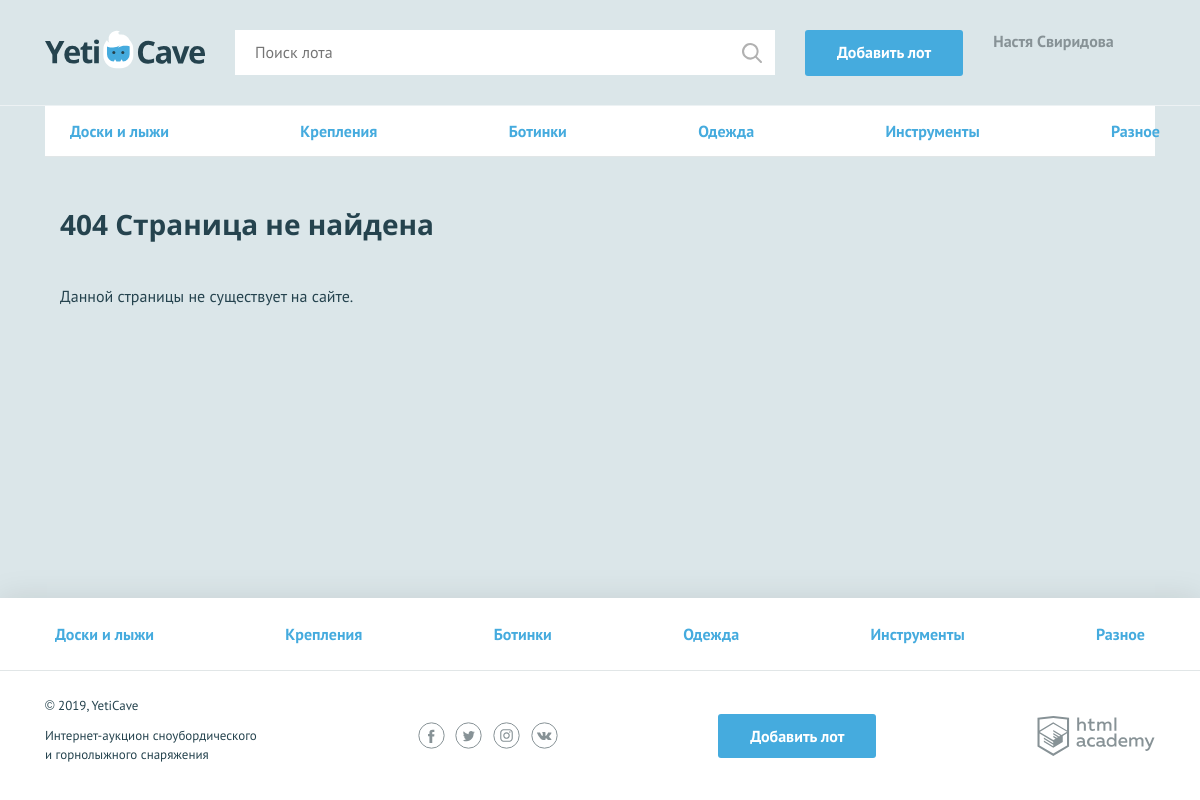
Screenshot of /lot.php with the database file from the repository.
### tables this page shows
CREATE TABLE categories (
    id INT AUTO_INCREMENT PRIMARY KEY,
    name CHAR(255),
    image_path CHAR(255)
);

### functions.php (called while the page is built, shortened)
<?php
function include_template($name, $data) {
    $name = 'templates/' . $name;
    extract($data);
    require $name;
    $result = ob_get_clean();
    return $result;
};
?>

### data.php (called while the page is built, shortened)
<?php
$user_name = 'Настя Свиридова';
$is_auth = rand(0, 1);
$con = mysqli_connect("localhost", "root", "", "randall_625979_yeticave");
mysqli_set_charset($con, "utf8");
$sql_get_cats = 'SELECT * FROM categories;';
$cat_result = mysqli_query($con, $sql_get_cats);
if ($cat_result) {
    $categories = mysqli_fetch_all($cat_result, MYSQLI_ASSOC);
}
?>

### templates/404.php (the view)
<nav class="nav">
    <ul class="nav__list container">
        <?php foreach ($categories as $index): ?>
            <li class="nav__item">
                <a href="pages/all-lots.html"><?=$index['name']; ?></a>
            </li>
        <?php endforeach; ?>
    </ul>
</nav>
<section class="lot-item container">
    <h2>404 Страница не найдена</h2>
    <p>Данной страницы не существует на сайте.</p>
</section>

### templates/layout.php (shortened to what this page needs)
<!DOCTYPE html>
<html lang="ru">
<head>
    <link href="css/normalize.min.css" rel="stylesheet">
    <link href="css/style.css" rel="stylesheet">
</head>
<body>
<div class="page-wrapper">
<header class="main-header">
    <div class="main-header__container container">
        <a class="main-header__logo"
           <?php if ($title !== 'Главная'): ?>
           href="index.php"
           <?php endif; ?>
           >
            <img src="img/logo.svg" width="160" height="39" alt="Логотип компании YetiCave">
        </a>
        <form class="main-header__search" method="get" action="https://echo.htmlacademy.ru">
            <input type="search" name="search" placeholder="Поиск лота">
            <input class="main-header__search-btn" type="submit" name="find" value="Найти">
        </form>
        <a class="main-header__add-lot button" href="pages/add-lot.html">Добавить лот</a>
        <nav class="user-menu">
            <?php if ($is_auth == 1): ?>
            <div class="user-menu__logged">
                <p><?=$user_name;?></p>
            </div>
            <?php endif; ?>
        </nav>
    </div>
</header>
<main class="container">
    <?=$content;?>
</main>
</div>
<footer class="main-footer">
    <nav class="nav">
        <ul class="nav__list container">
            <?php foreach ($categories as $index): ?>
            <li class="nav__item">
                <a href="pages/all-lots.html"><?=$index['name']; ?></a>
            </li>
            <?php endforeach; ?>
        </ul>
    </nav>
    <div class="main-footer__bottom container">
        <div class="main-footer__copyright">
            <p>© 2019, YetiCave</p>
            <p>Интернет-аукцион сноубордического и горнолыжного снаряжения</p>
        </div>
        <div class="main-footer__social social">
            <a class="social__link social__link--facebook" href="#">
            </a>
            <a class="social__link social__link--twitter" href="#">
            </a>
            <a class="social__link social__link--instagram" href="#">
            </a>
            <a class="social__link social__link--vkontakte" href="#">
            </a>
        </div>
        <a class="main-footer__add-lot button" href="add-lot.html">Добавить лот</a>
        <div class="main-footer__developed-by">
            <a class="logo-academy" href="https://htmlacademy.ru/intensive/php">
            </a>
        </div>
    </div>
</footer>
</body>
</html>

### css/style.css (style rules this page uses)
html, body { height: 100%; }
.page-wrapper { display: flex; flex-direction: column; min-height: 100%; margin-bottom: -202px; }
.page-wrapper::after { content: ""; display: block; }
.page-wrapper::after { height: 85px; }
main { margin-bottom: 202px; }
body { min-width: 1140px; background-color: #dbe6e9; font-family: "PT Sans", sans-serif; font-weight: 400; font-size: 16px; line-height: 26px; color: #25434e; }
a { text-decoration: none; }
h2 { margin: 0; font-family: "Open Sans", sans-serif; font-size: 28px; line-height: 35px; font-weight: 700; }
.container { width: 1110px; margin: 0 auto; padding: 0 15px; }
main.container { margin-bottom: 202px; }
.button { display: block; padding: 9px 32px; background-color: #45abde; color: #ffffff; text-align: center; font-weight: 700; border: none; border-radius: 3px; }
.main-header { padding: 30px 0 29px; border-bottom: 1px solid rgba(255, 255, 255, 0.5); }
.main-header__container { display: -webkit-flex; display: -ms-flexbox; display: flex; -webkit-justify-content: flex-start; -ms-flex-pack: start; justify-content: flex-start; }
.main-header__logo { display: block; margin-right: 30px; }
.main-header__search { position: relative; width: 540px; margin-right: 30px; }
.main-header__search input[type="search"] { width: 100%; padding: 8px 19px 9px 19px; border: 1px solid #ffffff; }
.main-header__search-btn { content: ""; position: absolute; top: 3px; right: 3px; width: 20px; height: 20px; padding: 20px; background: url("../img/search.svg") center no-repeat; opacity: 0.3; border: 0; font-size: 0; }
.main-header__add-lot { max-width: 160px; margin-right: 30px; }
.user-menu { display: -webkit-flex; display: -ms-flexbox; display: flex; }
.user-menu__logged { color: #879296; line-height: 22px; }
.user-menu__logged p { font-weight: 700; margin: 0; }
.main-footer { background-color: #ffffff; box-shadow: 0 0 30px 0 rgba(0, 0, 0, 0.1); }
.main-footer__bottom { display: -webkit-flex; display: -ms-flexbox; display: flex; -webkit-justify-content: space-between; -ms-flex-pack: justify; justify-content: space-between; -webkit-align-items: center; -ms-flex-align: center; align-items: center; padding: 25px 0; }
.main-footer__copyright { max-width: 212px; }
.main-footer__copyright p { margin: 0; margin-bottom: 11px; font-size: 13px; line-height: 19px; }
.main-footer__social { width: 140px; }
.social { display: -webkit-flex; display: -ms-flexbox; display: flex; -webkit-justify-content: space-between; -ms-flex-pack: justify; justify-content: space-between; -webkit-flex-wrap: wrap; -ms-flex-wrap: wrap; flex-wrap: wrap; }
.social__link { width: 27px; height: 27px; }
.logo-academy { display: block; width: 118px; height: 40px; }
.nav { background-color: #ffffff; border-bottom: 1px solid #e1e6e7; }
.nav__list { display: -webkit-flex; display: -ms-flexbox; display: flex; -webkit-justify-content: space-between; -ms-flex-pack: justify; justify-content: space-between; -webkit-flex-wrap: wrap; -ms-flex-wrap: wrap; flex-wrap: wrap; list-style: none; }
.nav__item a { position: relative; display: block; padding: 12px 10px; font-weight: 700; color: #45abde; }
.nav__item a::before { content: ""; display: none; position: absolute; bottom: 0; width: calc(100% - 20px); height: 3px; background-color: #e2e5e6; }
.main-footer .nav__item a { padding: 23px 10px; }
.lot-item { padding-top: 50px; }
.lot-item h2 { padding-bottom: 25px; }

### rows the page displays
categories: name "Доски и лыжи"
categories: name "Крепления"
categories: name "Ботинки"
categories: name "Одежда"
categories: name "Инструменты"
categories: name "Разное"

### other values shown
$user_name "Настя Свиридова"
